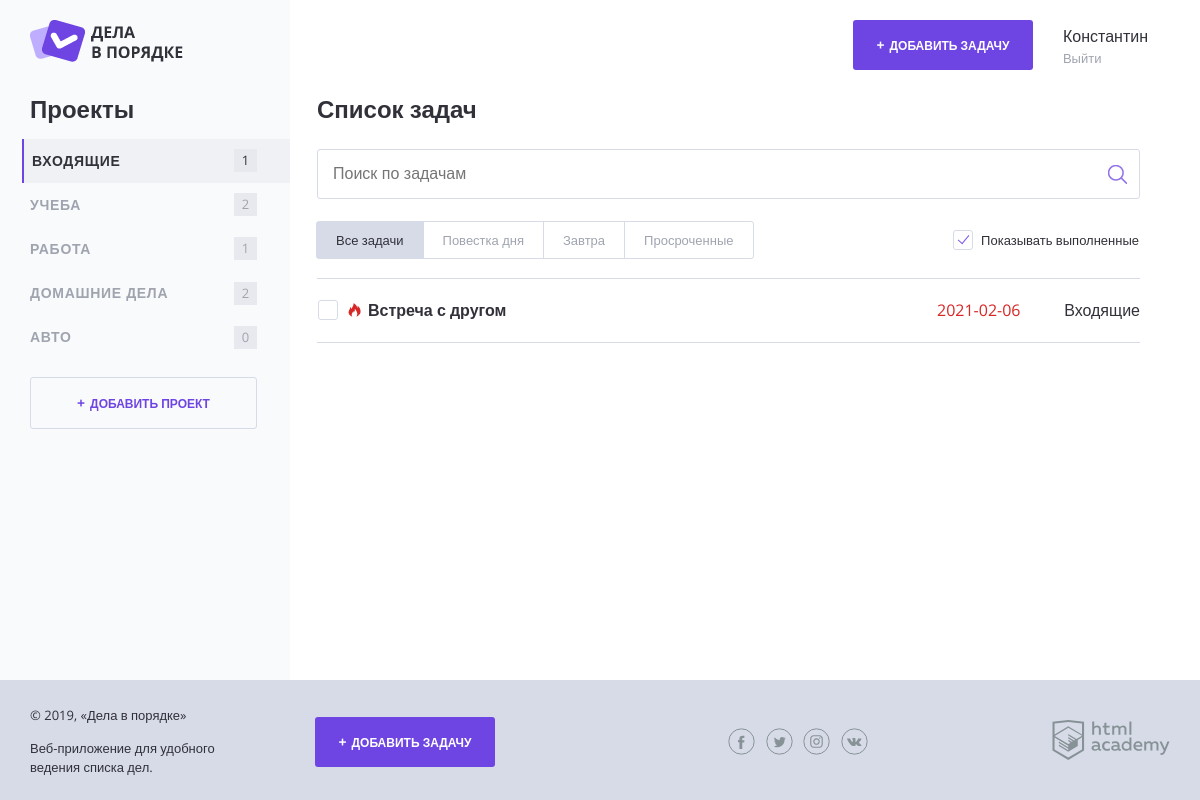
The page /?project_id=1 on the database its author committed.
### tables this page shows
CREATE TABLE projects (
	id INT AUTO_INCREMENT PRIMARY KEY,
	name CHAR(64) NOT NULL,
	user_id INT NOT NULL
);

CREATE TABLE tasks (
	id INT AUTO_INCREMENT PRIMARY KEY,
	projec_id INT NOT NULL,
	status TINYINT NOT NULL,
	dt_create TIMESTAMP DEFAULT CURRENT_TIMESTAMP,
	task_name CHAR(255) NOT NULL,
	file_link CHAR,
	dt_deadline DATE,
	user_id INT NOT NULL
);

### helpers.php (called while the page is built, shortened)
<?php
function include_template($name, array $data = []) {
    $name = 'templates/' . $name;
    extract($data);
    require $name;
    $result = ob_get_clean();
    return $result;
}
function calculate_tasks ($project, $tasks) {
    $counter_task = 0;
    foreach ($tasks as $task) {
        if ($task['name'] == $project) {
            $counter_task++;
        }
    }
    return $counter_task;
};
function define_deadline_task ($date) {
    $day_in_seconds = 86400;
    $analyzed_date = strtotime($date);
    $current_date = strtotime(date("Y-m-d G:i"));
    $flag = false;
    if ($day_in_seconds >= $analyzed_date - $current_date) {
        $flag = true;
    }
    return $flag;
};

### mysqli_connect.php (called while the page is built, shortened)
<?php
$connection_resource = mysqli_connect("localhost", "root", "root", "doingsdone");
mysqli_set_charset($connection_resource, "utf8");
$user_id = 1;
$user_id = intval($user_id);
$sql_request_user = "SELECT name FROM users WHERE id = ".$user_id;
$result_request_user = mysqli_query($connection_resource, $sql_request_user);
$user_name = mysqli_fetch_assoc($result_request_user);
$user_name = $user_name['name'];
$sql_request_projects = "SELECT name, id FROM projects WHERE user_id = ".$user_id;
$result_request_projects = mysqli_query($connection_resource, $sql_request_projects);
$projects = mysqli_fetch_all($result_request_projects, MYSQLI_ASSOC);
$sql_request_tasks = "SELECT task_name, dt_deadline, status, p.name, p.id FROM tasks t
JOIN projects p
ON t.projec_id = p.id
WHERE t.user_id = ".$user_id;
$result_request_tasks = mysqli_query($connection_resource, $sql_request_tasks);
$tasks = mysqli_fetch_all($result_request_tasks, MYSQLI_ASSOC);
?>

### index.php (the view)
<?php
require_once('helpers.php');
require_once('mysqli_connect.php');
$show_complete_tasks = 1;
$main_navigation = include_template('main-navigation.php', ['projects' => $projects, 'tasks' => $tasks]);
$page_content = include_template('main.php', ['main_navigation' => $main_navigation, 'projects' => $projects, 'tasks' => $tasks, 'show_complete_tasks' => $show_complete_tasks]);
$layout_content = include_template('layout.php', ['page_content' => $page_content, 'title' => 'Дела в порядке', 'user_name' => $user_name]);
print($layout_content);
?>

### templates/main-navigation.php
<section class="content__side">
    <h2 class="content__side-heading">Проекты</h2>
    <nav class="main-navigation">
        <ul class="main-navigation__list">
            <?php foreach ($projects as $project): ?>
            <li class="main-navigation__list-item
            <?php if ($_GET['project_id'] == $project['id']): ?>
                main-navigation__list-item--active
            <?php endif; ?>
            ">
                <a class="main-navigation__list-item-link" href="
                    ?project_id=<?=$project['id']?>"><?=htmlspecialchars($project['name']);?>
                </a>
                <span class="main-navigation__list-item-count">
                    <?=calculate_tasks($project['name'], $tasks);?>
                </span>
            </li>
            <?php endforeach; ?>
        </ul>
    </nav>
    <a class="button button--transparent button--plus content__side-button"
       href="add.php" target="project_add">Добавить проект</a>
</section>

### templates/main.php (shortened to what this page needs)
<div class="content">
    <?php print($main_navigation); ?>
    <main class="content__main">
        <h2 class="content__main-heading">Список задач</h2>
        <form class="search-form" action="index.php" method="post" autocomplete="off">
            <input class="search-form__input" type="text" name="" value="" placeholder="Поиск по задачам">
            <input class="search-form__submit" type="submit" name="" value="Искать">
        </form>
        <div class="tasks-controls">
            <nav class="tasks-switch">
                <a href="/" class="tasks-switch__item tasks-switch__item--active">Все задачи</a>
                <a href="/" class="tasks-switch__item">Повестка дня</a>
                <a href="/" class="tasks-switch__item">Завтра</a>
                <a href="/" class="tasks-switch__item">Просроченные</a>
            </nav>
            <label class="checkbox">
                <span class="checkbox__text">Показывать выполненные</span>
            </label>
        </div>
        <table class="tasks">
            <?php foreach ($tasks as $task): ?>
                <?php if (!$show_complete_tasks && $task['status']): ?>
                    <?php continue; ?>
                <?php else: ?>
                    <?php if (isset($_GET['project_id']) && $_GET['project_id'] != $task['id']): ?>
                        <?php continue; ?>
                    <?php else: ?>
                    <tr class="tasks__item task
                    <?php if ($task['dt_deadline'] and define_deadline_task($task['dt_deadline'])): ?>
                        task--important
                    <?php endif;?>">
                        <td class="task__select">
                            <label class="checkbox task__checkbox">
                                <span class="checkbox__text"><?=htmlspecialchars($task['task_name']);?></span>
                            </label>
                        </td>
                        <td class="task__date"><?=htmlspecialchars($task['dt_deadline']);?></td>
                        <td class="task__controls"><?=htmlspecialchars($task['name']);?></td>
                    </tr>
                    <?php endif;?>
                <?php endif;?>
            <?php endforeach; ?>
        </table>
    </main>
</div>

### rows shown on the page
projects: name "ВХОДЯЩИЕ", name "1"
projects: name "УЧЕБА", name "2"
projects: name "РАБОТА", name "1"
projects: name "ДОМАШНИЕ ДЕЛА", name "2"
projects: name "АВТО", name "0"
tasks: task_name "Встреча с другом", dt_deadline "2021-02-06", projects.name "Входящие"

### other values the page prints
$user_name "Константин"
